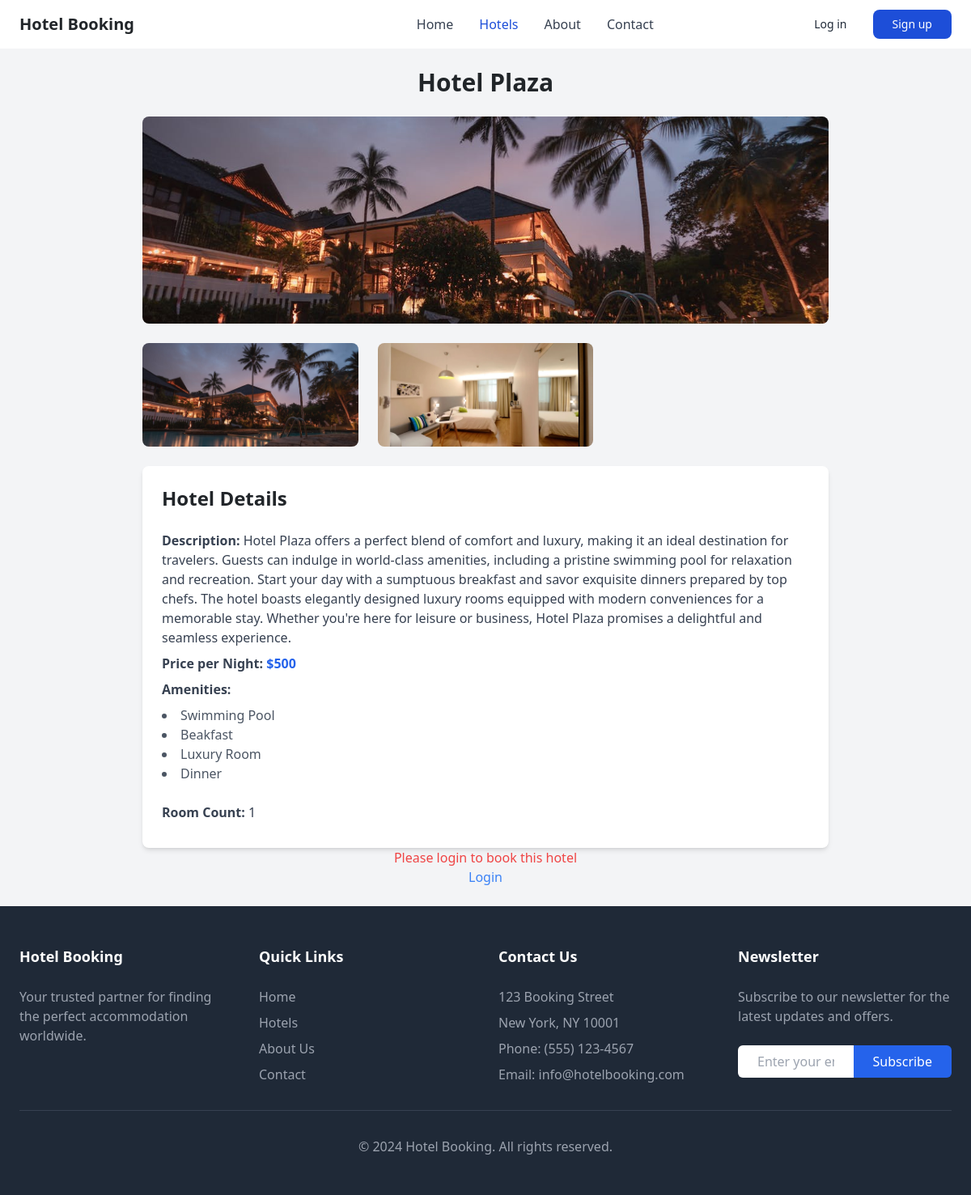
The page /hotel-detail/d5d3be4e0c194766895f124efcaeed5f/ on the database its author committed.
### home/models.py (models this page shows, shortened)
class BaseModel(models.Model):
    uid = models.UUIDField(default = uuid.uuid4 , editable=False , primary_key=True)
    created_at = models.DateField(auto_now_add = True)
    updated_at = models.DateField(auto_now_add = True)
    class Meta:
        abstract = True

class Hotel(BaseModel):
    hotel_name = models.CharField(max_length = 100)
    hotel_price = models.IntegerField()
    description = models.TextField()
    amenities = models.ManyToManyField(Amenities)
    room_count = models.IntegerField(default = 10)

class HotelImages(BaseModel):
    hotel=models.ForeignKey(Hotel, related_name = "images", on_delete = models.CASCADE)
    image = models.ImageField(upload_to = "media/")

class Amenities(BaseModel):
    amenity_name = models.CharField(max_length=100)

### home/views.py (the view, shortened to what this page needs)
# urls.py: path('hotel-detail/<uid>/', hotel_detail , name='hotel_detail'),
def hotel_detail(request,uid):
    hotel_obj = Hotel.objects.get(uid = uid)
    return render(request , 'hotel_detail.html' ,{
        'hotels_obj' :hotel_obj,
        'current_page': 'hotels'
    })

### home/templates/hotel_detail.html
{% extends "base.html" %}
{% block start%}
<div class="bg-gray-100">
    <div class="container mx-auto p-4 max-w-4xl">
        <h1 class="text-3xl font-bold mb-6 text-center">{{hotels_obj.hotel_name}}</h1>
        <div class="mb-6">
            <img src="/media/{{hotels_obj.images.first.image}}" alt="{{hotels_obj.hotel_name}}" class="w-full h-64 object-cover rounded-lg">
        </div>
        <div class="grid grid-cols-3 gap-4 mb-6">
            {% for images in hotels_obj.images.all %}
            <img src="/media/{{images.image}}" alt="Pool View" class="w-full h-32 object-cover rounded-lg">
            {% endfor %}
        </div>
        <div class="bg-white shadow-md rounded-lg p-6">
            <h2 class="text-2xl font-semibold mb-4">Hotel Details</h2>
            <p class="text-gray-700 mb-2"><strong>Description:</strong> {{hotels_obj.description}}</p>
            <p class="text-gray-700 mb-2"><strong>Price per Night:</strong> <span class="text-blue-600 font-bold">${{hotels_obj.hotel_price}}</span></p>
            <p class="text-gray-700 mb-2"><strong>Amenities:</strong></p>
            <ul class="list-disc list-inside mb-4">
                {% for amenitie in hotels_obj.amenities.all %}
                    <li class="text-gray-600">{{amenitie.amenity_name}}</li>
                {% endfor %}
            </ul>
            <p class="text-gray-700 mb-2"><strong>Room Count:</strong> {{hotels_obj.room_count}}</p>
        </div>
        {% if request.user.is_authenticated %}
        {% include "messages.html"%}
        <form id="bookingForm" class="space-y-4" method="post">
            {% csrf_token %}
            <div>
                <label for="checkInDate" class="block mb-2">Check-in Date:</label>
                <input type="date" id="checkin" name="checkin" required class="w-full p-2 border rounded">
            </div>
            <div>
                <label for="checkoutDate" class="block mb-2">Checkout Date:</label>
                <input type="date" id="checkout" name="checkout" required class="w-full p-2 border rounded">
            </div>
            <button type="submit" class="w-full p-3 bg-blue-500 text-white rounded-lg hover:bg-blue-600">Book Now</button>
        </form>
        {% else %}
        <p class="text-center text-red-500">Please login to book this hotel</p>
        <a href="/login/" class="block text-center text-blue-500">Login</a>
        {% endif %}
    </div>
</div>
{% endblock %}

### rows shown on the page
Hotel: hotel_name "Hotel Plaza", images.first.image (picture), description "Hotel Plaza offers a perfect blend of comfort and luxury, making it an ideal destination for travelers. Guests can indulge in world-class amenities, including a pristine swimming pool for relaxation and recreation. Start your day with a sumptuous breakfast and savor exquisite dinners prepared by top chefs. The hotel boasts elegantly designed luxury rooms equipped with modern conveniences for a memorable stay. Whether you're here for leisure or business, Hotel Plaza promises a delightful and seamless experience.", hotel_price "500", room_count "1"
HotelImages: image (picture)
HotelImages: image (picture)
Amenities: amenity_name "Swimming Pool"
Amenities: amenity_name "Beakfast"
Amenities: amenity_name "Luxury Room"
Amenities: amenity_name "Dinner"
